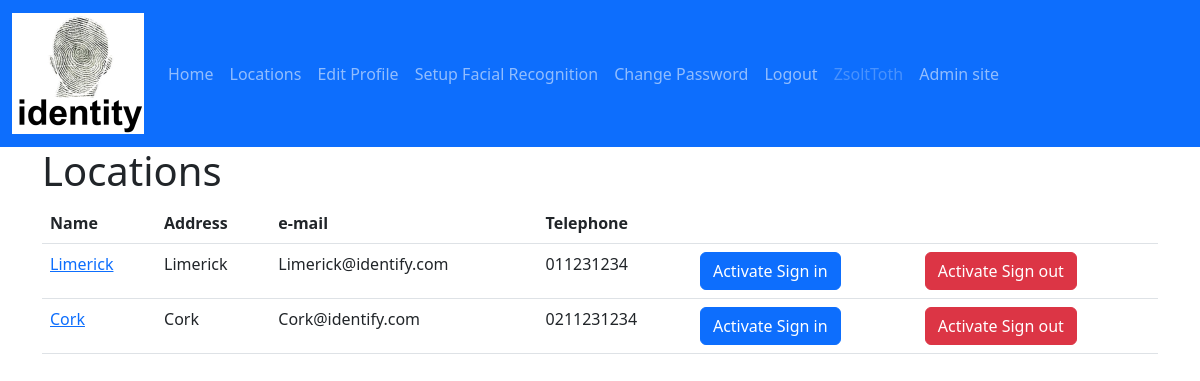
Before: /locations/ (signed in) with the older database file.
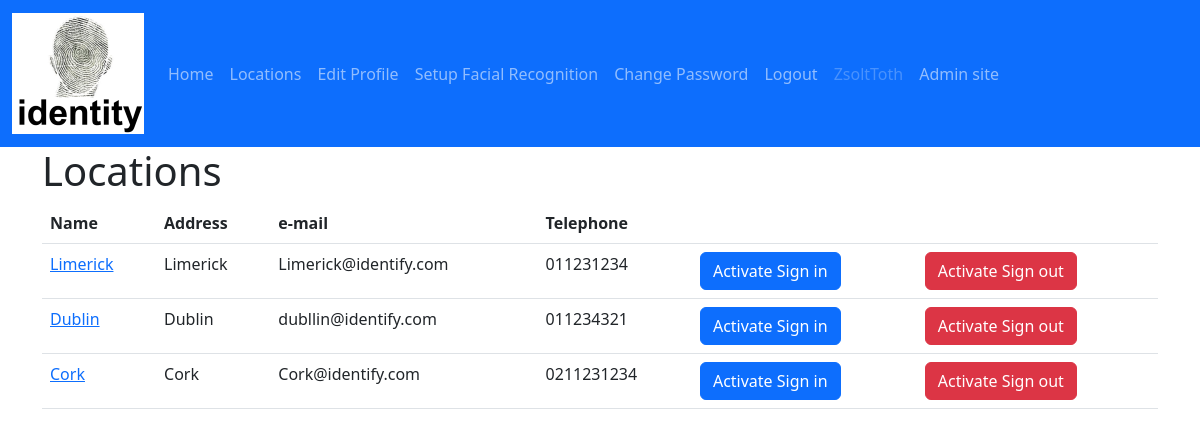
After: the same page with the newer database file.
### identity/models.py (models this page shows, shortened)
class Location(models.Model):
    id = models.AutoField(primary_key=True)
    address = models.CharField(max_length=200)
    description = models.CharField(max_length=200)
    email = models.EmailField(max_length=200, unique=True)
    name = models.CharField(max_length=200, unique=True)
    telephone = models.CharField(max_length=20)

### identity/views.py (the view)
# urls.py: path('locations/', views.locations, name='locations'),
@login_required
def locations(request):
    locations: list(Location) = Location.objects.order_by('-name')
    return render(request, 'locations/index.html', {'locations': locations})

### identity/templates/locations/index.html (shortened to what this page needs)
{% extends "master.html" %}
{% block content %}
    <h1 id="my-desc">Locations</h1>
    {% if locations %}
        <table class="table" aria-describedby="my-desc">
            <thead>
                <tr>
                    <th>Name</th>
                    <th>Address</th>
                    <th>e-mail</th>
                    <th>Telephone</th>
                    <th>
                    </th>
                    <th>
                    </th>
                </tr>
            </thead>
            <tbody>
                {% for location in locations %}
                    <tr>
                        <td>
                            <a href="{% url 'details' location.id %}">{{ location.name }}</a>
                        </td>
                        <td>{{ location.name }}</td>
                        <td>{{ location.email }}</td>
                        <td>{{ location.telephone }}</td>
                        <td>
                            <a class="btn btn-primary" href="{% url 'sign_in' location.id %}">Activate Sign in</a>
                        </td>
                        <td>
                            <a class="btn btn-danger" href="{% url 'sign_out' location.id %}">Activate Sign out</a>
                        </td>
                    </tr>
                {% endfor %}
            </tbody>
        </table>
    {% else %}
        <p>No locations are available.</p>
    {% endif %}
{% endblock content %}

Changed rows visible on the page:
added Location: name "Dublin", email "dubllin@identify.com", telephone "011234321"
